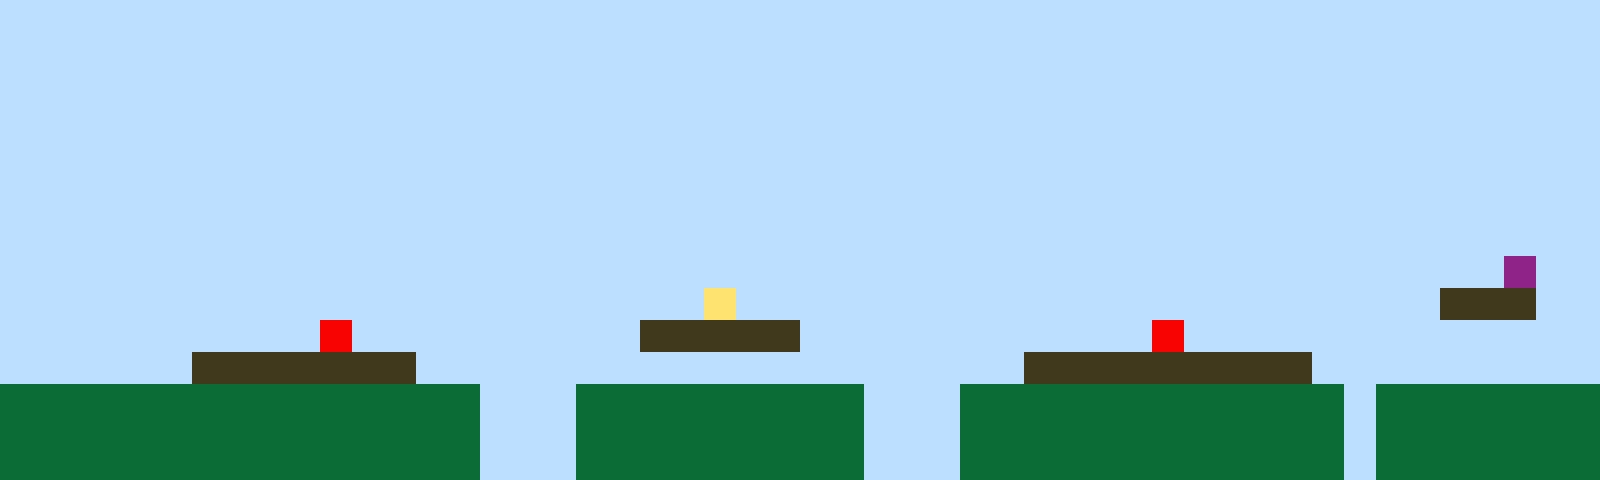

A 2D game scene composited from a Tiled map and its tileset images. What follows is a short description and the map's XML, with every tile layer's data as written:
An orthogonal 50x15 tile map with 32x32 px tiles, 1 tile layer (Tile Layer 1).

<map version="1.10" tiledversion="1.11.2" orientation="orthogonal" renderorder="right-up" width="50" height="15" tilewidth="32" tileheight="32" infinite="0" nextlayerid="2" nextobjectid="1"><editorsettings><export target="map1.csv" format="csv" /></editorsettings><tileset firstgid="1" name="sprites" tilewidth="32" tileheight="32" tilecount="6" columns="3"><image source="sprites.png" width="96" height="64" /></tileset><layer id="1" name="Tile Layer 1" width="50" height="15"><data encoding="csv">1,1,1,1,1,1,1,1,1,1,1,1,1,1,1,1,1,1,1,1,1,1,1,1,1,1,1,1,1,1,1,1,1,1,1,1,1,1,1,1,1,1,1,1,1,1,1,1,1,1,1,1,1,1,1,1,1,1,1,1,1,1,1,1,1,1,1,1,1,1,1,1,1,1,1,1,1,1,1,1,1,1,1,1,1,1,1,1,1,1,1,1,1,1,1,1,1,1,1,1,1,1,1,1,1,1,1,1,1,1,1,1,1,1,1,1,1,1,1,1,1,1,1,1,1,1,1,1,1,1,1,1,1,1,1,1,1,1,1,1,1,1,1,1,1,1,1,1,1,1,1,1,1,1,1,1,1,1,1,1,1,1,1,1,1,1,1,1,1,1,1,1,1,1,1,1,1,1,1,1,1,1,1,1,1,1,1,1,1,1,1,1,1,1,1,1,1,1,1,1,1,1,1,1,1,1,1,1,1,1,1,1,1,1,1,1,1,1,1,1,1,1,1,1,1,1,1,1,1,1,1,1,1,1,1,1,1,1,1,1,1,1,1,1,1,1,1,1,1,1,1,1,1,1,1,1,1,1,1,1,1,1,1,1,1,1,1,1,1,1,1,1,1,1,1,1,1,1,1,1,1,1,1,1,1,1,1,1,1,1,1,1,1,1,1,1,1,1,1,1,1,1,1,1,1,1,1,1,1,1,1,1,1,1,1,1,1,1,1,1,1,1,1,1,1,1,1,1,1,1,1,1,1,1,1,1,1,1,1,1,1,1,1,1,1,1,1,1,1,1,1,1,1,1,1,1,1,1,1,1,1,1,1,1,1,1,1,1,1,1,1,1,1,1,1,1,1,1,1,1,1,1,1,1,1,1,1,1,1,1,1,1,1,1,1,1,1,1,1,1,1,1,1,1,1,1,1,1,1,1,1,1,1,1,1,1,1,1,1,1,1,1,1,1,1,1,1,1,1,1,1,1,1,1,1,1,1,1,1,1,1,1,1,1,1,1,1,6,1,1,1,1,1,1,1,1,1,1,1,1,1,1,1,1,1,1,1,1,1,1,1,1,4,1,1,1,1,1,1,1,1,1,1,1,1,1,1,1,1,1,1,1,1,1,1,3,3,3,1,1,1,1,1,1,1,1,1,1,1,1,5,1,1,1,1,1,1,1,1,1,3,3,3,3,3,1,1,1,1,1,1,1,1,1,1,1,5,1,1,1,1,1,1,1,1,1,1,1,1,1,1,1,1,1,1,1,3,3,3,3,3,3,3,1,1,1,1,1,1,1,1,1,1,1,1,1,1,1,1,1,1,1,3,3,3,3,3,3,3,3,3,1,1,1,1,1,1,1,1,1,2,2,2,2,2,2,2,2,2,2,2,2,2,2,2,1,1,1,2,2,2,2,2,2,2,2,2,1,1,1,2,2,2,2,2,2,2,2,2,2,2,2,1,2,2,2,2,2,2,2,2,2,2,2,2,2,2,2,2,2,2,2,2,2,2,1,1,1,2,2,2,2,2,2,2,2,2,1,1,1,2,2,2,2,2,2,2,2,2,2,2,2,1,2,2,2,2,2,2,2,2,2,2,2,2,2,2,2,2,2,2,2,2,2,2,1,1,1,2,2,2,2,2,2,2,2,2,1,1,1,2,2,2,2,2,2,2,2,2,2,2,2,1,2,2,2,2,2,2,2</data></layer></map>
